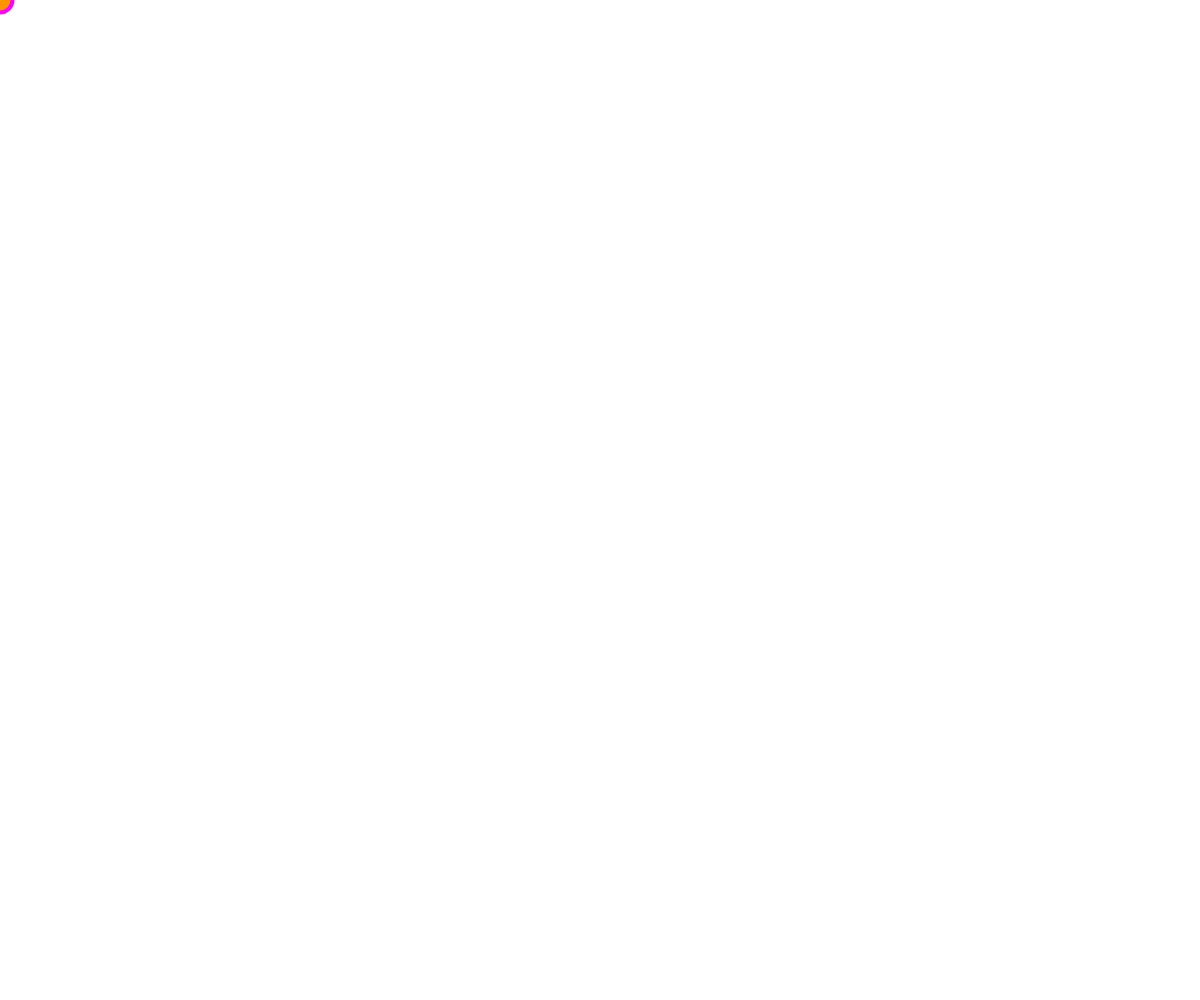
Frame 1 (no input)
Frame 60 (no input): identical to frame 1, image omitted
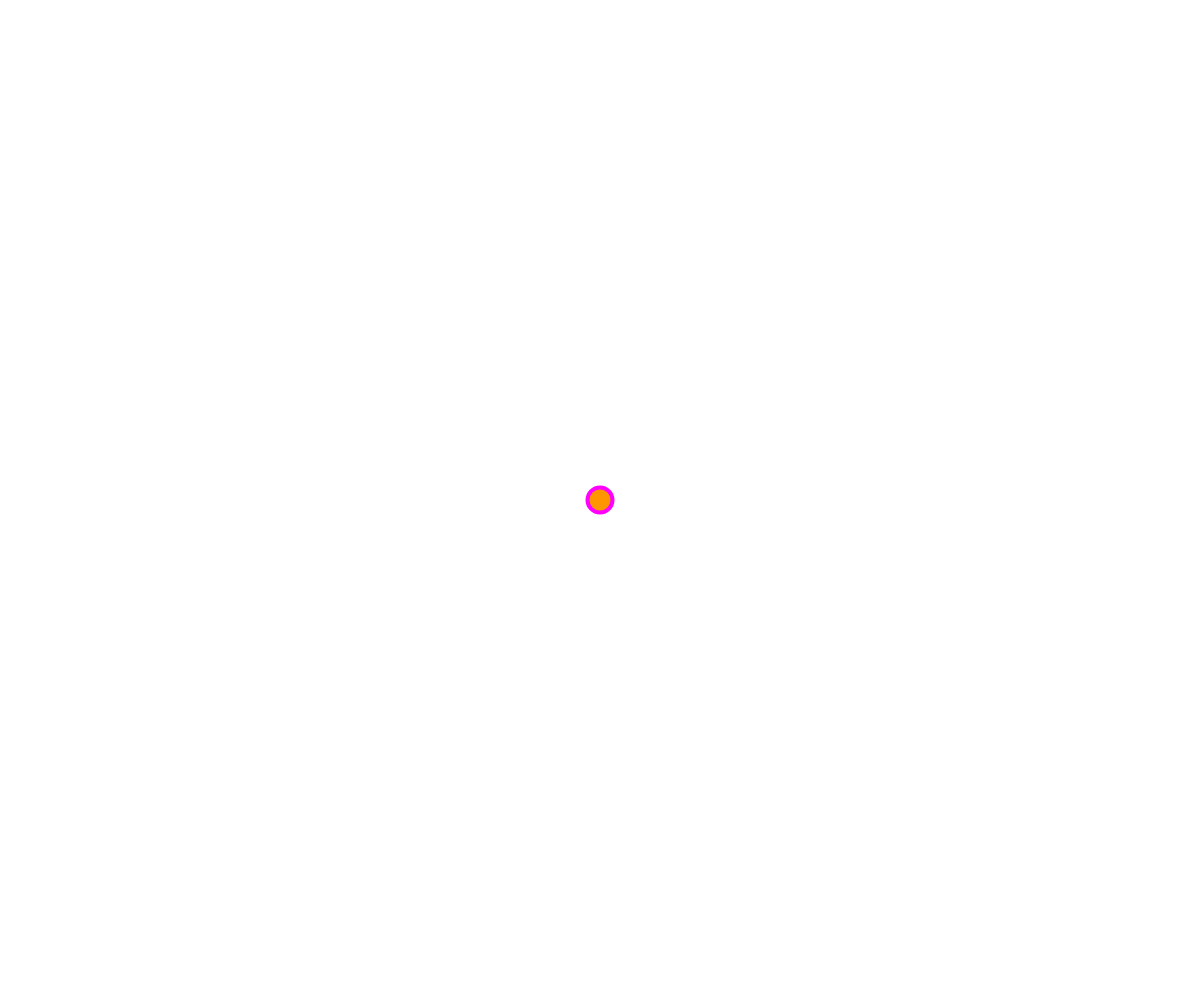
Frame 120 (the mouse pressed at the canvas centre since frame 60)

The p5.js sketch that drew these frames (run headless with seeded random() and noise() and a simulated clock; from frame 60 on, the mouse is pressed at the canvas centre):

// p5.js sketch
// ── sketch.js
/** On mouse move, a circle will be created at the x & y coordinates of the cursor **/

function setup() {

  createCanvas(windowWidth, windowHeight); // create a canvas the size of the screen

}

function draw() {
    background(255);
    stroke(255, 0, 255);
    strokeWeight(4);
    fill(255, 150, 0); // fill the circles with white
    ellipse(mouseX, mouseY, 25, 25); // create an ellipse where the cursor moves, and make the size 25 by 25 pixels}
}
